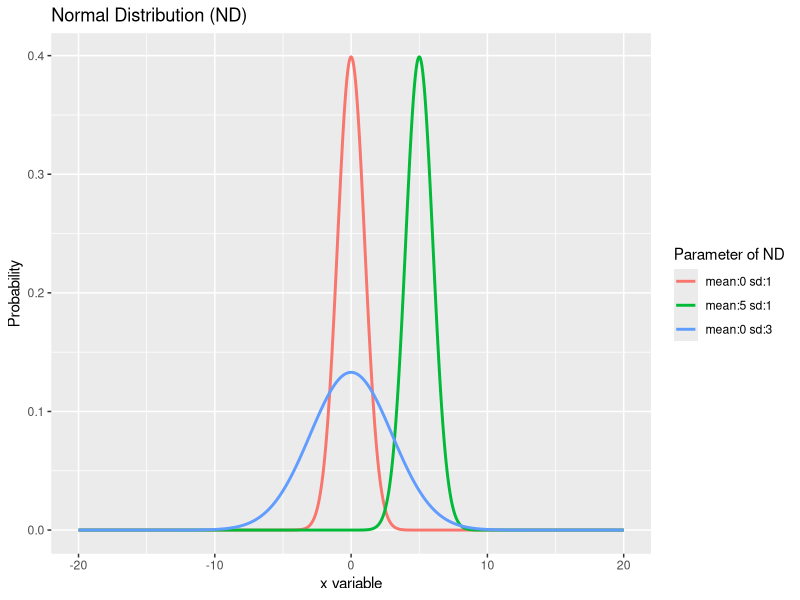
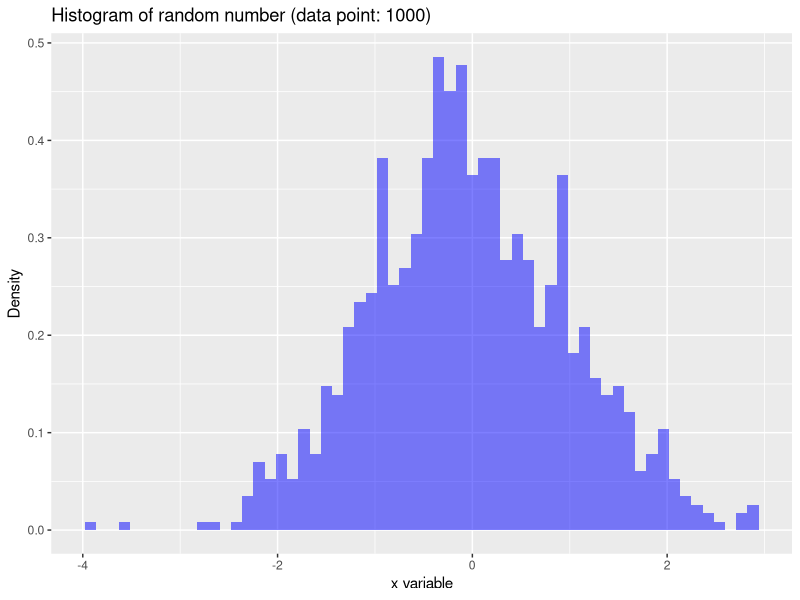

Source code (R) for these figures, in order:
# File: R_distribution_a.R
# Course: Ch6.R.Distribution
# Section: (1-1) standard normal distribution
#          (1-2) general normal distribution
#          (2) probability & quantile
#          (3) random number
# Author: vvn weian chao, CoLLab cc, vvnchao@gmail.com
# Date: 2022-10-31

# (1)
# standard normal distribution
# mean = 0, sd = 1
# x data
xtmp <- seq(-20,20,0.01)
x <- rep(xtmp,3)
# y data
y1 <- dnorm(xtmp, mean = 0, sd = 1) # standard ND
y2 <- dnorm(xtmp, mean = 5, sd = 1) 
y3 <- dnorm(xtmp, mean = 0, sd =3)
yy <- cbind(y1,y2,y3)  # 4001 x 3  # rbind
y <- matrix(yy,ncol = 1) # 12003 x 1
# label data for line color 
g1 <- rep(1,4001)
g2 <- rep(2,4001)
g3 <- rep(3,4001)
gg <- cbind(g1,g2,g3)
group <- factor(matrix(gg,ncol = 1))
data <- data.frame(x = x, y = y, label = group)
str(data)

library(ggplot2) # ggtext
ggplot(data = data, aes(x = x, y = y, color = label))+
  geom_line(size = 1)+
  labs(title = "Normal Distribution (ND)",
       x = "x variable",
       y = "Probability")+
  scale_color_discrete(name = "Parameter of ND",
                       labels = c("mean:0 sd:1",
                                  "mean:5 sd:1",
                                  "mean:0 sd:3"))+
  theme_get()

#(2) probability & quantile
pnorm(0, mean = 0, sd = 1)
pnorm(5, mean = 5, sd = 1)
pnorm(0, mean = 0, sd = 3)
qnorm(0.5, mean = 5, sd = 1)

#(3) random number of standard normal distribution
# 1000 data points
random <- rnorm(1000, mean = 0, sd = 1)
summary(random)
data <- data.frame(x = random)
# density curve
ggplot(data = data, aes(x,..density..))+
  geom_histogram(bins = 60
                 , fill = "blue"
                 , alpha = 0.5)+
  labs(title = "Histogram of random number (data point: 1000)",
       x = "x variable",
       y = "Density")



